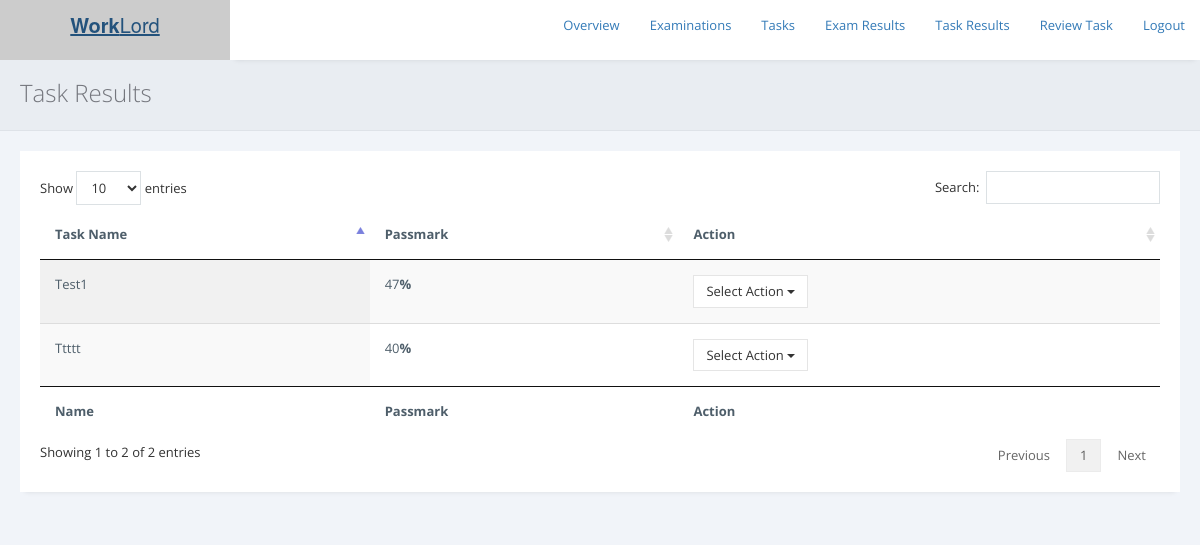
/exams/admin/view-taskresults.php, run on an earlier commit of the app's database.
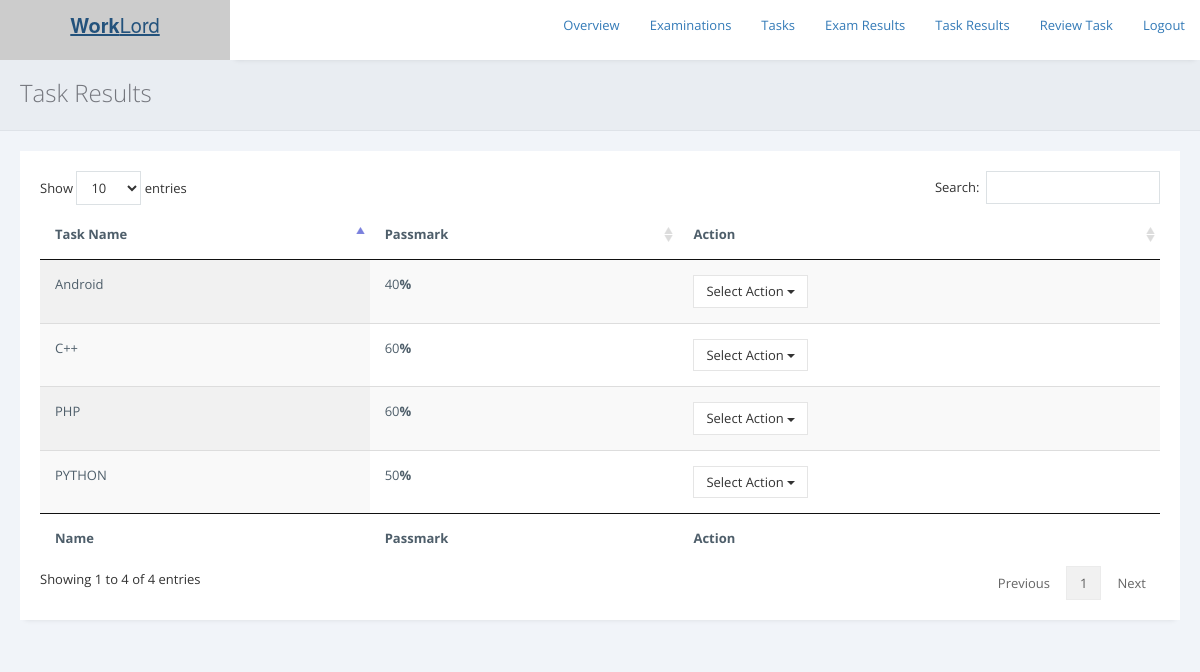
And on a later commit of the database.
### tables this page shows
CREATE TABLE `tasks` (
  `task_id` varchar(255) NOT NULL,
  `task_name` varchar(255) NOT NULL,
  `question` longtext NOT NULL,
  `passmark` int(255) NOT NULL,
  `terms` longtext NOT NULL,
  `status` varchar(255) NOT NULL DEFAULT 'Inactive'
);

### exams/admin/view-taskresults.php (the view, shortened to what the changed rows need)
<?php
include 'includes/check_reply.php';
?>
<!DOCTYPE html>
<html>
<head>
<link rel="stylesheet" href="https://cdnjs.cloudflare.com/ajax/libs/twitter-bootstrap/3.3.7/css/bootstrap.min.css">
<link rel="stylesheet" href="https://cdnjs.cloudflare.com/ajax/libs/font-awesome/4.7.0/css/font-awesome.min.css">
<link rel="stylesheet" href="https://cdnjs.cloudflare.com/ajax/libs/ionicons/2.0.1/css/ionicons.min.css">
<link rel="stylesheet" href="../../css/AdminLTE.min.css">
        <link href="../assets/plugins/pace-master/themes/blue/pace-theme-flash.css" rel="stylesheet"/>
        <link href="../assets/plugins/uniform/css/uniform.default.min.css" rel="stylesheet"/>
        <link href="../assets/plugins/bootstrap/css/bootstrap.min.css" rel="stylesheet" type="text/css"/>
        <link href="../assets/plugins/fontawesome/css/font-awesome.css" rel="stylesheet" type="text/css"/>
        <link href="../assets/plugins/line-icons/simple-line-icons.css" rel="stylesheet" type="text/css"/>
        <link href="../assets/plugins/offcanvasmenueffects/css/menu_cornerbox.css" rel="stylesheet" type="text/css"/>
        <link href="../assets/plugins/waves/waves.min.css" rel="stylesheet" type="text/css"/>
        <link href="../assets/plugins/switchery/switchery.min.css" rel="stylesheet" type="text/css"/>
        <link href="../assets/plugins/3d-bold-navigation/css/style.css" rel="stylesheet" type="text/css"/>
        <link href="../assets/plugins/slidepushmenus/css/component.css" rel="stylesheet" type="text/css"/>
        <link href="../assets/plugins/datatables/css/jquery.datatables.min.css" rel="stylesheet" type="text/css"/>
        <link href="../assets/plugins/datatables/css/jquery.datatables_themeroller.css" rel="stylesheet" type="text/css"/>
        <link href="../assets/plugins/x-editable/bootstrap3-editable/css/bootstrap-editable.css" rel="stylesheet" type="text/css">
        <link href="../assets/plugins/bootstrap-datepicker/css/datepicker3.css" rel="stylesheet" type="text/css"/>
		<link href="../assets/plugins/select2/css/select2.min.css" rel="stylesheet" type="text/css"/>
        <link href="../assets/css/modern.min.css" rel="stylesheet" type="text/css"/>
        <link href="../assets/css/themes/green.css" class="theme-color" rel="stylesheet" type="text/css"/>
        <link href="../assets/css/custom.css" rel="stylesheet" type="text/css"/>
        <link href="../assets/css/snack.css" rel="stylesheet" type="text/css"/>
        <link href="../assets/plugins/summernote-master/summernote.css" rel="stylesheet" type="text/css"/>
        <link href="../assets/plugins/bootstrap-datepicker/css/datepicker3.css" rel="stylesheet" type="text/css"/>
        <link href="../assets/plugins/bootstrap-colorpicker/css/colorpicker.css" rel="stylesheet" type="text/css"/>
        <link href="../assets/plugins/bootstrap-tagsinput/bootstrap-tagsinput.css" rel="stylesheet" type="text/css"/>
        <link href="../assets/plugins/bootstrap-timepicker/css/bootstrap-timepicker.min.css" rel="stylesheet" type="text/css"/>
    </head>
    <body <?php if ($ms == "1") { print 'onload="myFunction()"'; } ?> >
        <main class="content-wrap">
            <div class="page-inner">
                <div id="main-wrapper">
                    <div class="row">
                        <div class="col-md-12">
						<div class="row">
                            <div class="col-md-12">
                                <div class="panel panel-white">
                                    <div class="panel-body">
                                    <div class="table-responsive">
										   <?php
										   include '../../db.php';
										   $sql = "SELECT * FROM tasks";
                                           $result = $conn->query($sql);
                                           if ($result->num_rows > 0) {
										print '
										<table id="example" class="display table" style="width: 100%; cellspacing: 0;">
                                        <thead>
                                            <tr>
                                                <th>Task Name</th>
												<th>Passmark</th>
                                                <th>Action</th>
                                            </tr>
                                        </thead>
                                        <tfoot>
                                            <tr>
                                                <th>Name</th>
												<th>Passmark</th>
                                                <th>Action</th>
                                            </tr>
                                        </tfoot>
                                        <tbody>';
                                           while($row = $result->fetch_assoc()) {
                                          print '
										       <tr>
                                                <td>'.$row['task_name'].'</td>
												<td>'.$row['passmark'].'<b>%</b></td>
                                                <td><div class="btn-group" role="group">
                                                <button type="button" class="btn btn-default dropdown-toggle" data-toggle="dropdown" aria-expanded="false">
                                                    Select Action
                                                    <span class="caret"></span>
                                                </button>
                                                <ul class="dropdown-menu" role="menu">
													<li><a href="view-resultstasks.php?tid='.$row['task_id'].'">View Results</a></li>
                                                </ul>
                                            </div></td>
                                            </tr>';
                                           }
										   print '
									   </tbody>
                                       </table>  ';
                                            } else {
											print '
												<div class="alert alert-info" role="alert">
                                        Nothing was found in database.
                                    </div>';
                                           }
										   ?>
                                    </div>
                                    </div>
                                </div>
                            </div>
                        </div>
                        </div>
                    </div>
                </div>
            </div>
        </main>
    </body>
</html>

What changed in the data, as far as the page shows it:
removed tasks: task_name "Test1", passmark "47"
removed tasks: task_name "Ttttt", passmark "40"
added tasks: task_name "Android", passmark "40"
added tasks: task_name "PHP", passmark "60"
added tasks: task_name "C++", passmark "60"
added tasks: task_name "PYTHON", passmark "50"
Also different on the page:
text written by a page script: "Show entries Search: Showing 1 to 2 of 2 entries Previous 1 Next" → "Show entries Search: Showing 1 to 4 of 4 entries Previous 1 Next"
